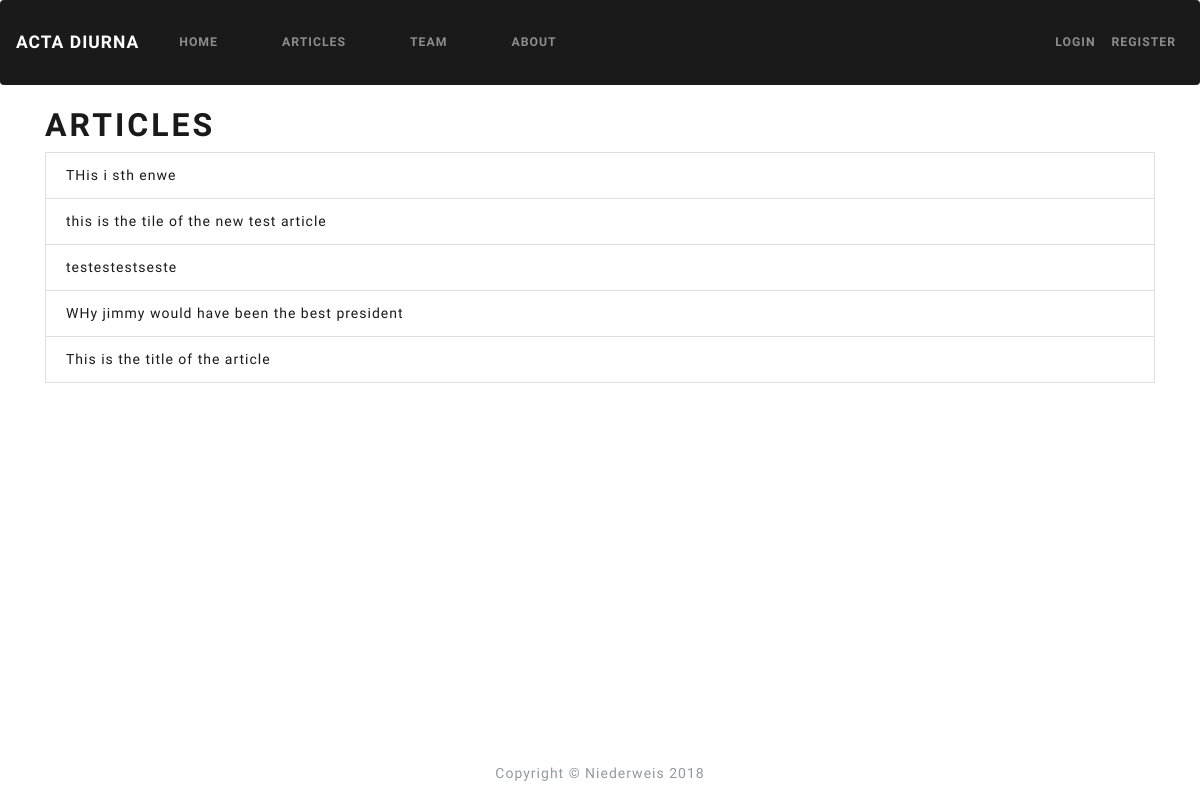
The page /articles on the database its author committed.
### app.py (models this page shows)
class Articles(db.Model):
    id = db.Column(db.Integer, primary_key=True)
    title = db.Column(db.String(255))
    author = db.Column(db.String(100))
    body = db.Column(db.String)
    create_date = db.Column(db.String, server_default=db.FetchedValue())

### app.py (the view)
@app.route('/articles')
def articles():
    active = 'articles'
    listOfArticles = Articles.query.all()
    if len(listOfArticles) > 0:
        return render_template('articles.html', articles=listOfArticles)
    else:
        msg = 'No Articles Found'
        return render_template('articles.html', msg=msg)
    cur.close()
    return render_template('articles.html', articles=Articles)

### templates/articles.html
{% extends "base.html" %} {% block title %} Articles {% endblock %} {% block content %}
<h1>Articles</h1>
<ul class="list-group">
  {% for article in articles %}
  <li class="list-group-item"><a href="article/{{article.id}}">{{article.title}}<a/></li>
  {% endfor %}
</ul>
{% endblock %}

### rows shown on the page
Articles: title "THis i sth enwe"
Articles: title "this is the tile of the new test article"
Articles: title "testestestseste"
Articles: title "WHy jimmy would have been the best president"
Articles: title "This is the title of the article"
